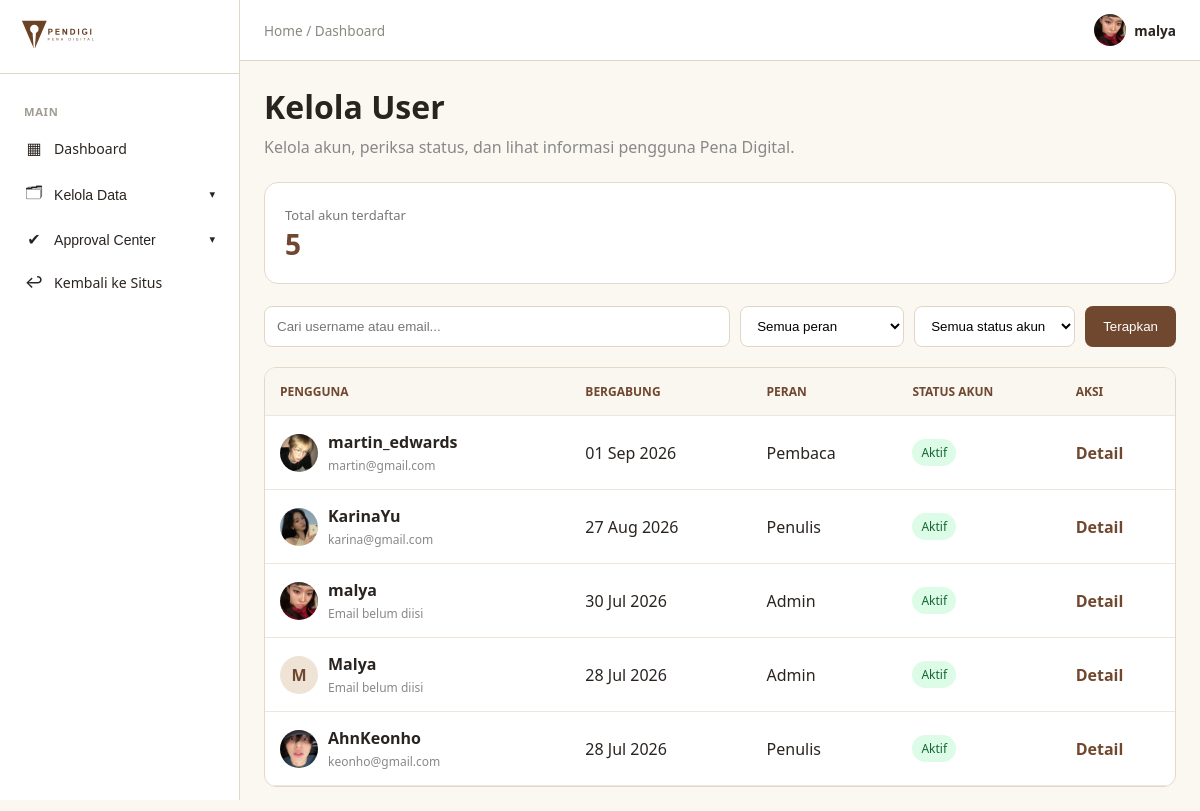
/accounts/kelola/user/ (signed in), run on the app's committed database.
### accounts/models.py (models this page shows, shortened)
class Users(AbstractUser):
    role = models.CharField(
        max_length=20,
        choices=Role.choices,
        default=Role.PEMBACA
    )
    status_kontributor = models.CharField(
        max_length=20,
        choices=StatusKontributor.choices,
        default=StatusKontributor.NONE
    )
    profile_picture = models.ImageField(upload_to='profile_pictures/', null=True, blank=True)
    bio = models.CharField(max_length=150, blank=True)
    banner_picture = models.ImageField(
        upload_to='profile_banners/',
        blank=True,
        null=True,
    )
    publisher_id = models.CharField(
        max_length=20,
        unique=True,
        null=True,
        blank=True,
        verbose_name='ID Publisher',
    )

### accounts/views.py (the view)
# urls.py: path('kelola/user/', admin_user_list, name='admin_user_list'),
@admin_required
def admin_user_list(request):
    users = Users.objects.all().order_by('-date_joined')
    query = request.GET.get('q', '').strip()
    role = request.GET.get('role', '').strip()
    status = request.GET.get('status', '').strip()
    if query:
        users = users.filter(
            Q(username__icontains=query) |
            Q(email__icontains=query)
        )
    if role == 'kontributor':
        users = users.filter(
            status_kontributor=StatusKontributor.APPROVED
        )
    elif role == 'pembaca':
        users = users.filter(role='pembaca')
    if status == 'aktif':
        users = users.filter(is_active=True)
    elif status == 'nonaktif':
        users = users.filter(is_active=False)
    return render(request, 'accounts/admin_user_list.html', {
        'users': users,
        'query': query,
        'selected_role': role,
        'selected_status': status,
        'total_users': Users.objects.count(),
    })

### accounts/views.py (called while the page is built)
def admin_required(view_func):
    return user_passes_test(
        lambda user: user.is_authenticated and user.is_staff
    )(view_func)

### articles/context_processor.py (called while the page is built)
def navbar_categories(request):
    return {
        'navbar_categories': Categories.objects.all().order_by('name')
    }

### fiction/context_processors.py (called while the page is built)
def fiction_navigation(request):
    all_tags_raw = (
        Stories.objects
        .filter(status=StatusStory.APPROVED)
        .exclude(tags='')
        .values_list('tags', flat=True)
    )
    unique_tags = set()
    for tag_string in all_tags_raw:
        for tag in tag_string.split():
            tag = tag.strip().lower()
            if tag:
                unique_tags.add(tag)
    return {
        'fiction_tags': sorted(unique_tags),
    }

### interactions/context_processors.py (called while the page is built)
def navbar_notifications(request):
    if not request.user.is_authenticated:
        return {
            'navbar_notifications': [],
            'navbar_unread_count': 0,
        }
    from .models import Activity
    activities = (
        Activity.objects
        .filter(recipient=request.user)
        .select_related(
            'actor',
            'article',
            'chapter',
            'chapter__story',
        )
        .order_by('-created_at')
    )
    return {
        'navbar_notifications': activities[:5],
        'navbar_unread_count': activities.filter(
            is_read=False
        ).count(),
    }

### accounts/templates/accounts/admin_user_list.html (shortened to what this page needs)
{% extends 'admin_base.html' %}
{% load static %}
{% block extra_css %}
    {{ block.super }}
{% endblock %}
{% block admin_content %}
<div class="user-management">
    <header class="user-management-header">
        <h1>Kelola User</h1>
        <p>Kelola akun, periksa status, dan lihat informasi pengguna Pena Digital.</p>
    </header>
    <div class="user-summary">
        <span>Total akun terdaftar</span>
        <strong>{{ total_users }}</strong>
    </div>
    <form method="get" class="user-filter">
        <input
            type="search"
            name="q"
            value="{{ query }}"
            placeholder="Cari username atau email..."
        >
        <select name="role">
            <option value="">Semua peran</option>
        </select>
        <select name="status">
            <option value="">Semua status akun</option>
        </select>
        <button type="submit">Terapkan</button>
    </form>
    <div class="user-table-wrap">
        <table class="user-table">
            <thead>
                <tr>
                    <th>Pengguna</th>
                    <th>Bergabung</th>
                    <th>Peran</th>
                    <th>Status akun</th>
                    <th>Aksi</th>
                </tr>
            </thead>
            <tbody>
                {% for item in users %}
                <tr>
                    <td>
                        <div class="user-identity">
                            {% if item.profile_picture %}
                                <img src="{{ item.profile_picture.url }}" alt="" class="user-avatar">
                            {% else %}
                                <div class="user-avatar user-avatar-fallback">
                                    {{ item.username|first|upper }}
                                </div>
                            {% endif %}
                            <div>
                                <strong>{{ item.username }}</strong>
                                <div class="user-email">{{ item.email|default:"Email belum diisi" }}</div>
                            </div>
                        </div>
                    </td>
                    <td>{{ item.date_joined|date:"d M Y" }}</td>
                    <td>
                        {% if item.is_superuser %}
                            Admin
                        {% elif item.status_kontributor == 'approved' %}
                            Penulis
                        {% else %}
                            Pembaca
                        {% endif %}
                    </td>
                    <td>
                        {% if item.is_active %}
                            <span class="user-badge active">Aktif</span>
                        {% else %}
                            <span class="user-badge inactive">Nonaktif</span>
                        {% endif %}
                    </td>
                    <td>
                        <div style="display: flex; align-items: center; gap: 12px;">
                            <a
                                href="{% url 'admin_user_detail' item.pk %}"
                                class="user-detail-link"
                            >
                                Detail
                            </a>
                        </div>
                    </td>
                </tr>
                {% empty %}
                <tr>
                    <td colspan="5" class="user-empty">
                        Tidak ada pengguna yang cocok dengan pencarianmu.
                    </td>
                </tr>
                {% endfor %}
            </tbody>
        </table>
    </div>
</div>
{% endblock %}

### templates/admin_base.html (shortened to what this page needs)
{% extends 'base.html' %}
{% load static %}
{% block extra_css %}
<link rel="stylesheet" href="{% static 'css/admin.css' %}">
{% endblock %}
{% block body %}
  <div class="admin-layout">
    <aside class="admin-sidebar">
      <div class="admin-sidebar-header">
        <img src="{% static 'images/pendigi-logo-tulisan.svg' %}" alt="Pena Digital" class="admin-logo" />
      </div>
      <nav class="admin-nav">
        <span class="admin-nav-group-label">Main</span>
        <a href="{% url 'dashboard' %}" class="admin-nav-link {% if active_menu == 'dashboard' %}is-active{% endif %}"><span class="admin-nav-icon">▦</span> Dashboard</a>
        <div class="admin-nav-dropdown {% if active_menu == 'master' %}is-open{% endif %}">
          <button type="button" class="admin-nav-link admin-nav-dropdown-toggle">
            <span class="admin-nav-icon">🗂</span> Kelola Data
            <span class="admin-nav-caret">▾</span>
          </button>
        </div>
        <div class="admin-nav-dropdown {% if active_menu == 'approval' %}is-open{% endif %}">
          <button type="button" class="admin-nav-link admin-nav-dropdown-toggle">
            <span class="admin-nav-icon">✔</span> Approval Center
            <span class="admin-nav-caret">▾</span>
          </button>
        </div>
        <a href="{% url 'articles:article_list' %}" class="admin-nav-link"><span class="admin-nav-icon">↩</span> Kembali ke Situs</a>
      </nav>
    </aside>
    <div class="admin-main">
      <header class="admin-topbar">
        <div class="admin-breadcrumb">Home / {{ breadcrumb|default:'Dashboard' }}</div>
        <div class="admin-topbar-right">
          <div class="admin-profile">
            {% if user.profile_picture %}
              <img src="{{ user.profile_picture.url }}" class="admin-profile-avatar" />
            {% else %}
              <div class="admin-profile-avatar admin-avatar-placeholder">{{ user.username|first|upper }}</div>
            {% endif %}
            <span>{{ user.username }}</span>
          </div>
        </div>
      </header>
      <main class="admin-content">
        {% block admin_content %}
        {% endblock %}
      </main>
    </div>
  </div>
{% endblock %}

### static/css/base.css (style rules this page uses)
:root { --paper: #FBF8F2; --ink: #2F5D50; --ink-dark: #234840; --brown: #6B4226; --brown-dark: #54331d; --divider: #DDD6C9; --text: #2A2420; }
* { box-sizing: border-box; margin: 0; padding: 0; }
body { font-family: system-ui, -apple-system, sans-serif; background: var(--paper); color: var(--text); }
a { color: inherit; }

### static/css/admin.css (style rules this page uses)
* { box-sizing: border-box; }
.admin-layout { display: flex; min-height: 100vh; background: var(--paper); }
.admin-sidebar { width: 240px; background: #fff; border-right: 1px solid var(--divider); flex-shrink: 0; display: flex; flex-direction: column; position: sticky; top: 0; height: 100vh; overflow-y: auto; }
.admin-sidebar-header { padding: 20px; border-bottom: 1px solid var(--divider); }
.admin-logo { height: 28px; }
.admin-nav { padding: 16px 12px; display: flex; flex-direction: column; gap: 2px; }
.admin-nav-group-label { font-size: 0.7rem; font-weight: 700; text-transform: uppercase; letter-spacing: 0.06em; color: #a09c92; padding: 14px 12px 6px; }
.admin-nav-link { display: flex; align-items: center; gap: 10px; padding: 10px 12px; border-radius: 8px; color: var(--text); text-decoration: none; font-size: 0.88rem; font-weight: 500; background: none; border: none; width: 100%; text-align: left; cursor: pointer; }
.admin-nav-icon { font-size: 1rem; width: 20px; text-align: center; }
.admin-nav-caret { margin-left: auto; font-size: 0.7rem; transition: transform .15s ease; }
.admin-main { flex: 1; min-width: 0; }
.admin-topbar { background: #fff; border-bottom: 1px solid var(--divider); padding: 14px 24px; display: flex; justify-content: space-between; align-items: center; }
.admin-breadcrumb { font-size: 0.85rem; color: #8a8880; }
.admin-topbar-right { display: flex; align-items: center; gap: 18px; }
.admin-profile { display: flex; align-items: center; gap: 8px; font-size: 0.85rem; font-weight: 600; }
.admin-profile-avatar { width: 32px; height: 32px; border-radius: 50%; object-fit: cover; }
.admin-content { padding: 24px; max-width: 1200px; }

### accounts/templates/accounts/admin_user_list.html (style rules this page uses)
.user-management { max-width: 1200px; margin: auto; }
.user-management-header { margin-bottom: 24px; }
.user-management-header h1 { margin: 0 0 8px; }
.user-management-header p { color: #888; margin: 0; }
.user-summary { padding: 20px; margin-bottom: 22px; border: 1px solid #e6d8c8; border-radius: 14px; background: white; }
.user-summary span { color: #777; font-size: 13px; }
.user-summary strong { display: block; font-size: 28px; color: #70472f; }
.user-filter { display: flex; flex-wrap: wrap; gap: 10px; margin-bottom: 20px; }
.user-filter input, .user-filter select { min-width: 150px; padding: 11px 12px; border: 1px solid #e2d5c7; border-radius: 8px; background: white; }
.user-filter input { flex: 1; }
.user-filter button { padding: 11px 18px; border: 0; border-radius: 8px; background: #70472f; color: white; cursor: pointer; }
.user-table-wrap { overflow-x: auto; border: 1px solid #e6d8c8; border-radius: 12px; background: white; }
.user-table { width: 100%; border-collapse: collapse; }
.user-table th, .user-table td { padding: 15px; border-bottom: 1px solid #eee5dc; text-align: left; white-space: nowrap; }
.user-table th { background: #faf6f0; color: #70472f; font-size: 12px; text-transform: uppercase; }
.user-identity { display: flex; align-items: center; gap: 10px; }
.user-avatar { width: 38px; height: 38px; border-radius: 50%; object-fit: cover; flex-shrink: 0; }
.user-avatar-fallback { display: grid; place-items: center; background: #efe3d5; color: #70472f; font-weight: 700; }
.user-email { color: #888; font-size: 12px; margin-top: 4px; }
.user-badge { display: inline-block; padding: 5px 9px; border-radius: 20px; font-size: 12px; background: #f0ece7; color: #66584b; }
.user-badge.active { background: #dcfce7; color: #166534; }
.user-detail-link { color: #70472f; font-weight: 700; text-decoration: none; }

### data on the page
Users: profile_picture (picture), username "malya", email "Email belum diisi", date_joined "30 Jul 2026", is_superuser "Admin", is_active "Aktif"
Users: profile_picture (picture), username "martin_edwards", email "martin@gmail.com", date_joined "01 Sep 2026", is_superuser "Pembaca", is_active "Aktif"
Users: profile_picture (picture), username "KarinaYu", email "karina@gmail.com", date_joined "27 Aug 2026", is_superuser "Penulis", is_active "Aktif"
Users: username|first "M", username "Malya", email "Email belum diisi", date_joined "28 Jul 2026", is_superuser "Admin", is_active "Aktif"
Users: profile_picture (picture), username "AhnKeonho", email "keonho@gmail.com", date_joined "28 Jul 2026", is_superuser "Penulis", is_active "Aktif"

### other printed values
{{ breadcrumb|default:'Dashboard' }} "Dashboard"
{{ total_users }} "5"
